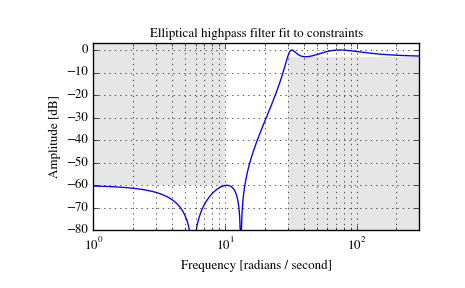

Generate this figure with Python:
# Design an analog highpass filter such that the passband is within 3 dB
# above 30 rad/s, while rejecting -60 dB at 10 rad/s.  Plot its
# frequency response, showing the passband and stopband constraints in gray.

from scipy import signal
import matplotlib.pyplot as plt

N, Wn = signal.ellipord(30, 10, 3, 60, True)
b, a = signal.ellip(N, 3, 60, Wn, 'high', True)
w, h = signal.freqs(b, a, np.logspace(0, 3, 500))
plt.semilogx(w, 20 * np.log10(abs(h)))
plt.title('Elliptical highpass filter fit to constraints')
plt.xlabel('Frequency [radians / second]')
plt.ylabel('Amplitude [dB]')
plt.grid(which='both', axis='both')
plt.fill([.1, 10,  10,  .1], [1e4, 1e4, -60, -60], '0.9', lw=0) # stop
plt.fill([30, 30, 1e9, 1e9], [-99,  -3,  -3, -99], '0.9', lw=0) # pass
plt.axis([1, 300, -80, 3])
plt.show()
